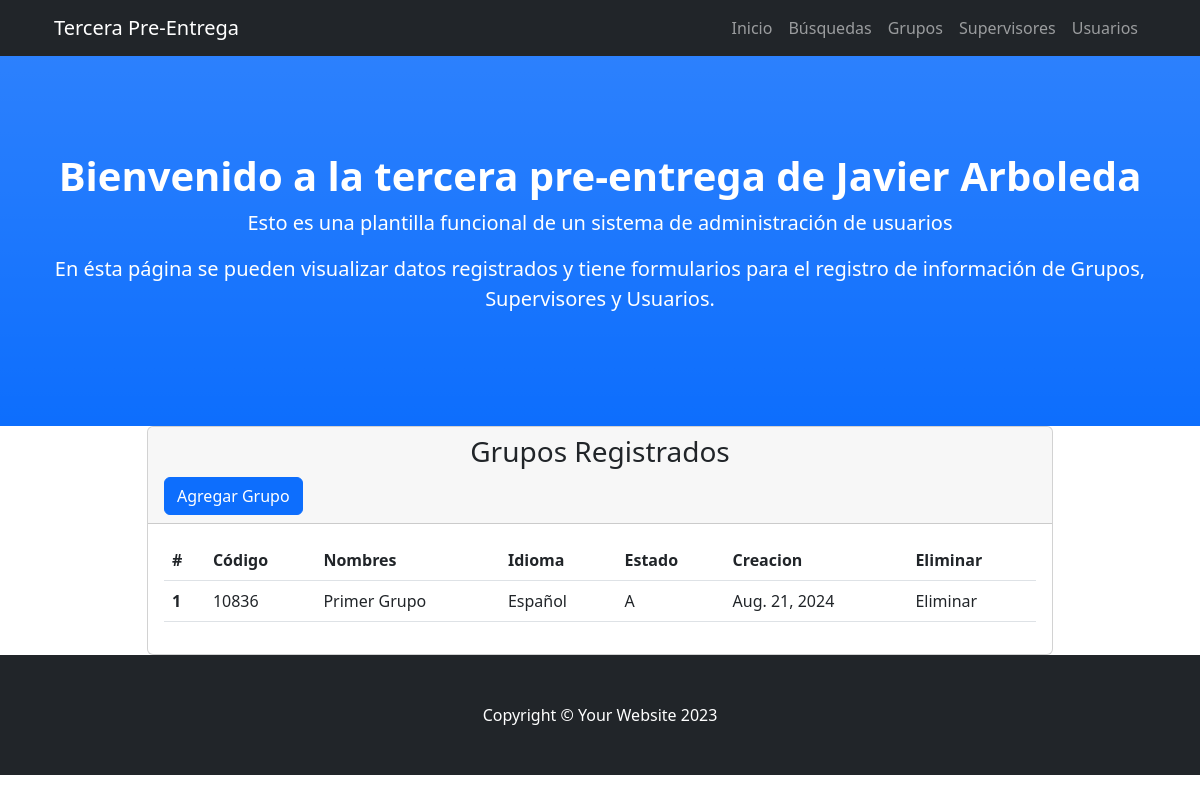
Before: /miAplicacion/gruposList/ with the older database file.
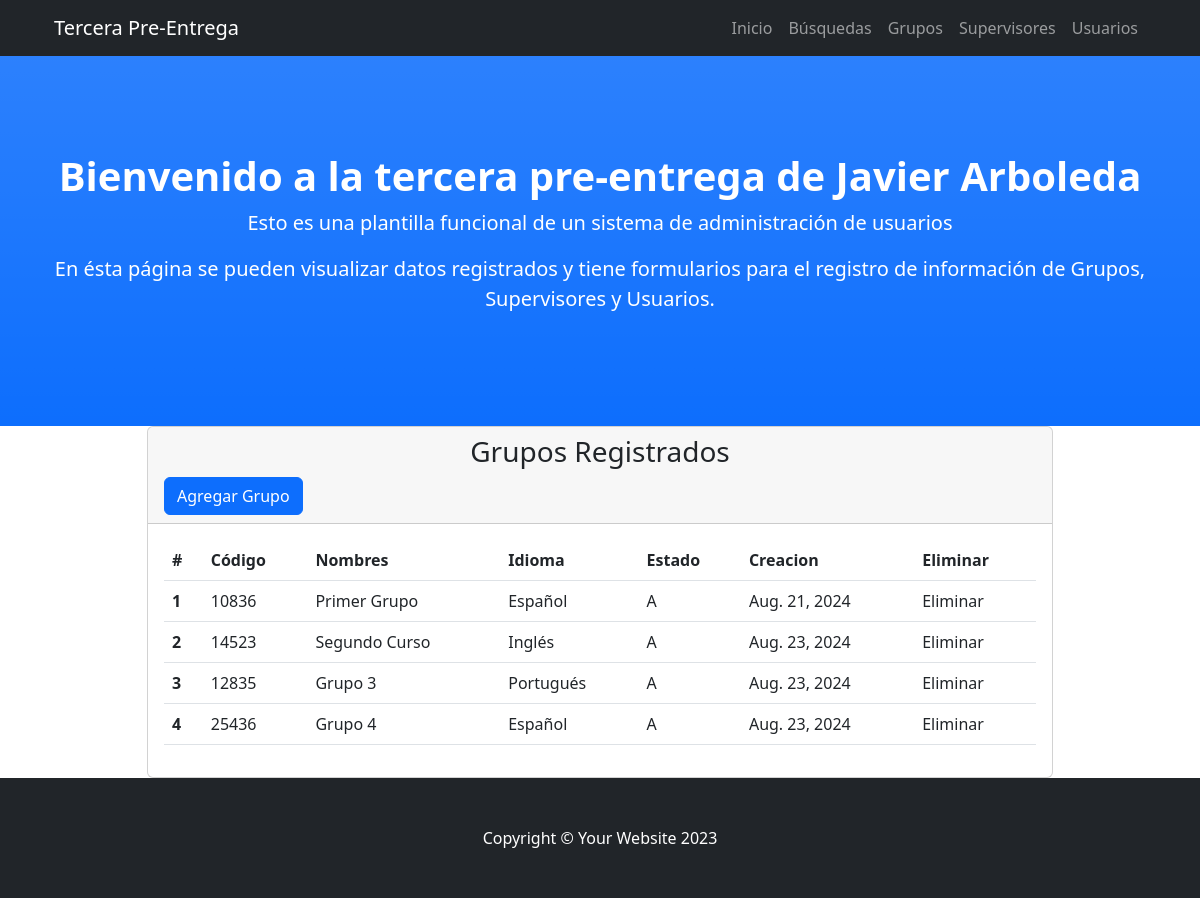
After: the same page with the newer database file.
### miAplicacion/models.py (models this page shows, shortened)
class Grupos(models.Model):
    codigo = models.IntegerField(
        validators=[
            MinValueValidator(10000),
            MaxValueValidator(99999)
        ],
        unique=True
    )
    nombre = models.CharField(max_length=50)
    idioma = models.CharField(max_length=20)
    estado = models.CharField(max_length=1)
    creacion = models.DateField()

### miAplicacion/views.py (the view)
# urls.py: path('gruposList/', views.gruposList, name='gruposList'),
def gruposList(req):
    gruposTodos = Grupos.objects.all()
    return render(req, "miaplicacion/grupos.html", {'gruposTodos': gruposTodos})

### miAplicacion/templates/miaplicacion/grupos.html (shortened to what this page needs)
<!DOCTYPE html>
<html lang="en">
<head>
</head>
<body>
    {% extends "miAplicacion/index.html" %}
    {% load static %}
    {% block bloqueGrupos %}
    <div class="container px-4">
        <div class="row gx-4 justify-content-center">
            <div class="col-lg-10">
                <div class="card">
                    <div class="card-header">
                        <h3 class="text-center bottom-line">Grupos Registrados</h3>
                        <a type="button" class="btn btn-primary" href="{% url 'gruposForm' %}">Agregar Grupo</a>
                    </div>
                    <div class="card-body">
                        <table class="table">
                            <thead>
                                <tr>
                                <th scope="col">#</th>
                                <th scope="col">Código</th>
                                <th scope="col">Nombres</th>
                                <th scope="col">Idioma</th>
                                <th scope="col">Estado</th>
                                <th scope="col">Creacion</th>
                                <th scope="col">Eliminar</th>
                                </tr>
                            </thead>
                            <tbody>
                                {% for grupo in gruposTodos %}
                                    <tr>
                                        <th scope="row">{{ grupo.id }}</th>
                                        <td>{{ grupo.codigo }}</td>
                                        <td>{{ grupo.nombre }}</td>
                                        <td>{{ grupo.idioma }}</td>
                                        <td>{{ grupo.estado }}</td>
                                        <td>{{ grupo.creacion }}</td>
                                        <td>Eliminar</td>
                                    </tr>
                                {% endfor %}
                            </tbody>
                            </table>
                    </div>
                </div>
            </div>
        </div>
    </div>
    {% endblock %}

Changed rows visible on the page:
added Grupos: id "2", codigo "14523", nombre "Segundo Curso", idioma "Inglés", estado "A", creacion "Aug. 23, 2024"
added Grupos: id "3", codigo "12835", nombre "Grupo 3", idioma "Portugués", estado "A", creacion "Aug. 23, 2024"
added Grupos: id "4", codigo "25436", nombre "Grupo 4", idioma "Español", estado "A", creacion "Aug. 23, 2024"
